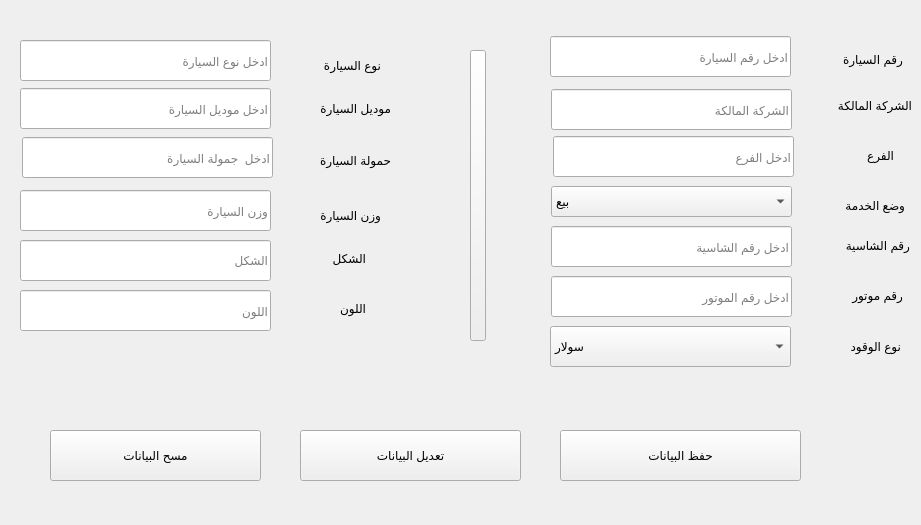
    <widget class="QWidget" name="tab">
     <attribute name="title">
      <string>اضافة سيارة</string>
     </attribute>
     <widget class="QLabel" name="label_2">
      <property name="geometry">
       <rect>
        <x>830</x>
        <y>50</y>
        <width>73</width>
        <height>18</height>
       </rect>
      </property>
      <property name="text">
       <string>رقم السيارة</string>
      </property>
     </widget>
     <widget class="QLabel" name="label_3">
      <property name="geometry">
       <rect>
        <x>820</x>
        <y>96</y>
        <width>92</width>
        <height>18</height>
       </rect>
      </property>
      <property name="text">
       <string>الشركة المالكة</string>
      </property>
     </widget>
     <widget class="QLabel" name="label_4">
      <property name="geometry">
       <rect>
        <x>860</x>
        <y>146</y>
        <width>34</width>
        <height>18</height>
       </rect>
      </property>
      <property name="text">
       <string>الفرع</string>
      </property>
     </widget>
     <widget class="QLabel" name="label_5">
      <property name="geometry">
       <rect>
        <x>830</x>
        <y>196</y>
        <width>75</width>
        <height>18</height>
       </rect>
      </property>
      <property name="text">
       <string>وضع الخدمة</string>
      </property>
     </widget>
     <widget class="QLabel" name="label_6">
      <property name="geometry">
       <rect>
        <x>830</x>
        <y>236</y>
        <width>80</width>
        <height>18</height>
       </rect>
      </property>
      <property name="text">
       <string>رقم الشاسية</string>
      </property>
     </widget>
     <widget class="QLabel" name="label_7">
      <property name="geometry">
       <rect>
        <x>840</x>
        <y>286</y>
        <width>63</width>
        <height>18</height>
       </rect>
      </property>
      <property name="text">
       <string>رقم موتور</string>
      </property>
     </widget>
     <widget class="QLabel" name="label_8">
      <property name="geometry">
       <rect>
        <x>310</x>
        <y>50</y>
        <width>71</width>
        <height>31</height>
       </rect>
      </property>
      <property name="text">
       <string>نوع السيارة</string>
      </property>
     </widget>
     <widget class="QLabel" name="label_9">
      <property name="geometry">
       <rect>
        <x>290</x>
        <y>93</y>
        <width>101</width>
        <height>31</height>
       </rect>
      </property>
      <property name="text">
       <string>موديل السيارة</string>
      </property>
     </widget>
     <widget class="QLabel" name="label_10">
      <property name="geometry">
       <rect>
        <x>300</x>
        <y>200</y>
        <width>81</width>
        <height>31</height>
       </rect>
      </property>
      <property name="text">
       <string>وزن السيارة</string>
      </property>
     </widget>
     <widget class="QLabel" name="label_11">
      <property name="geometry">
       <rect>
        <x>300</x>
        <y>150</y>
        <width>91</width>
        <height>21</height>
       </rect>
      </property>
      <property name="text">
       <string>حمولة السيارة</string>
      </property>
     </widget>
     <widget class="QLabel" name="label_12">
      <property name="geometry">
       <rect>
        <x>300</x>
        <y>250</y>
        <width>66</width>
        <height>17</height>
       </rect>
      </property>
      <property name="text">
       <string>الشكل</string>
      </property>
     </widget>
     <widget class="QLabel" name="label_13">
      <property name="geometry">
       <rect>
        <x>300</x>
        <y>300</y>
        <width>66</width>
        <height>17</height>
       </rect>
      </property>
      <property name="text">
       <string>اللون</string>
      </property>
     </widget>
     <widget class="QLineEdit" name="le_car_number">
      <property name="geometry">
       <rect>
        <x>550</x>
        <y>36</y>
        <width>241</width>
        <height>41</height>
       </rect>
      </property>
      <property name="placeholderText">
       <string>ادخل رقم السيارة</string>
      </property>
     </widget>
     <widget class="QLineEdit" name="le_owner_company">
      <property name="geometry">
       <rect>
        <x>551</x>
        <y>89</y>
        <width>241</width>
        <height>41</height>
       </rect>
      </property>
      <property name="placeholderText">
       <string>الشركة المالكة</string>
      </property>
     </widget>
     <widget class="QLineEdit" name="le_branch">
      <property name="geometry">
       <rect>
        <x>553</x>
        <y>136</y>
        <width>241</width>
        <height>41</height>
       </rect>
      </property>
      <property name="placeholderText">
       <string>ادخل الفرع</string>
      </property>
     </widget>
     <widget class="QLineEdit" name="le_shaceh_number">
      <property name="geometry">
       <rect>
        <x>551</x>
        <y>226</y>
        <width>241</width>
        <height>41</height>
       </rect>
      </property>
      <property name="placeholderText">
       <string>ادخل رقم الشاسية</string>
      </property>
     </widget>
     <widget class="QLineEdit" name="le_motor_number">
      <property name="geometry">
       <rect>
        <x>551</x>
        <y>276</y>
        <width>241</width>
        <height>41</height>
       </rect>
      </property>
      <property name="placeholderText">
       <string>ادخل رقم الموتور</string>
      </property>
     </widget>
     <widget class="QLineEdit" name="le_car_model">
      <property name="geometry">
       <rect>
        <x>20</x>
        <y>88</y>
        <width>251</width>
        <height>41</height>
       </rect>
      </property>
      <property name="placeholderText">
       <string>ادخل موديل السيارة</string>
      </property>
     </widget>
     <widget class="QLineEdit" name="le_car_kind">
      <property name="geometry">
       <rect>
        <x>20</x>
        <y>40</y>
        <width>251</width>
        <height>41</height>
       </rect>
      </property>
      <property name="placeholderText">
       <string>ادخل نوع السيارة</string>
      </property>
     </widget>
     <widget class="QLineEdit" name="le_car_weight">
      <property name="geometry">
       <rect>
        <x>20</x>
        <y>190</y>
        <width>251</width>
        <height>41</height>
       </rect>
      </property>
      <property name="placeholderText">
       <string>وزن السيارة</string>
      </property>
     </widget>
     <widget class="QLineEdit" name="le_color">
      <property name="geometry">
       <rect>
        <x>20</x>
        <y>290</y>
        <width>251</width>
        <height>41</height>
       </rect>
      </property>
      <property name="placeholderText">
       <string>اللون</string>
      </property>
     </widget>
     <widget class="QLineEdit" name="le_car_load">
      <property name="geometry">
       <rect>
        <x>22</x>
        <y>137</y>
        <width>251</width>
        <height>41</height>
       </rect>
      </property>
      <property name="placeholderText">
       <string>ادخل  جمولة السيارة</string>
      </property>
     </widget>
     <widget class="QLineEdit" name="le_shape">
      <property name="geometry">
       <rect>
        <x>20</x>
        <y>240</y>
        <width>251</width>
        <height>41</height>
       </rect>
      </property>
      <property name="placeholderText">
       <string>الشكل</string>
      </property>
     </widget>
     <widget class="QComboBox" name="cm_service_mode">
      <property name="geometry">
       <rect>
        <x>551</x>
        <y>186</y>
        <width>241</width>
        <height>31</height>
       </rect>
      </property>
      <property name="toolTip">
       <string>ادخل وضع الخدمة</string>
      </property>
      <item>
       <property name="text">
        <string>بيع</string>
       </property>
      </item>
      <item>
       <property name="text">
        <string>ملاكي</string>
       </property>
      </item>
      <item>
       <property name="text">
        <string>امداد</string>
       </property>
      </item>
      <item>
       <property name="text">
        <string>خدمة مصنع</string>
       </property>
      </item>
     </widget>
     <widget class="QPushButton" name="btn_save">
      <property name="geometry">
       <rect>
        <x>560</x>
        <y>430</y>
        <width>241</width>
        <height>51</height>
       </rect>
      </property>
      <property name="toolTip">
       <string>اضغط لحفظ البيانات</string>
      </property>
      <property name="text">
       <string>حفظ البيانات</string>
      </property>
     </widget>
     <widget class="QLabel" name="label_17">
      <property name="geometry">
       <rect>
        <x>830</x>
        <y>336</y>
        <width>71</width>
        <height>21</height>
       </rect>
      </property>
      <property name="text">
       <string>نوع الوقود</string>
      </property>
     </widget>
     <widget class="QPushButton" name="pushButton_5">
      <property name="geometry">
       <rect>
        <x>470</x>
        <y>50</y>
        <width>16</width>
        <height>291</height>
       </rect>
      </property>
      <property name="text">
       <string/>
      </property>
     </widget>
     <widget class="QComboBox" name="cm_full_kind">
      <property name="geometry">
       <rect>
        <x>550</x>
        <y>326</y>
        <width>241</width>
        <height>41</height>
       </rect>
      </property>
      <item>
       <property name="text">
        <string>سولار</string>
       </property>
      </item>
      <item>
       <property name="text">
        <string>بنزين </string>
       </property>
      </item>
     </widget>
     <widget class="QPushButton" name="btn_save_3">
      <property name="geometry">
       <rect>
        <x>50</x>
        <y>430</y>
        <width>211</width>
        <height>51</height>
       </rect>
      </property>
      <property name="toolTip">
       <string>اضغط لحفظ البيانات</string>
      </property>
      <property name="text">
       <string>مسح البيانات</string>
      </property>
     </widget>
     <widget class="QLabel" name="label_14">
      <property name="geometry">
       <rect>
        <x>320</x>
        <y>500</y>
        <width>291</width>
        <height>16</height>
       </rect>
      </property>
      <property name="text">
       <string/>
      </property>
     </widget>
     <widget class="QPushButton" name="btn_save_20">
      <property name="geometry">
       <rect>
        <x>300</x>
        <y>430</y>
        <width>221</width>
        <height>51</height>
       </rect>
      </property>
      <property name="toolTip">
       <string>اضغط لحفظ البيانات</string>
      </property>
      <property name="text">
       <string>تعديل البيانات</string>
      </property>
     </widget>
    </widget>
